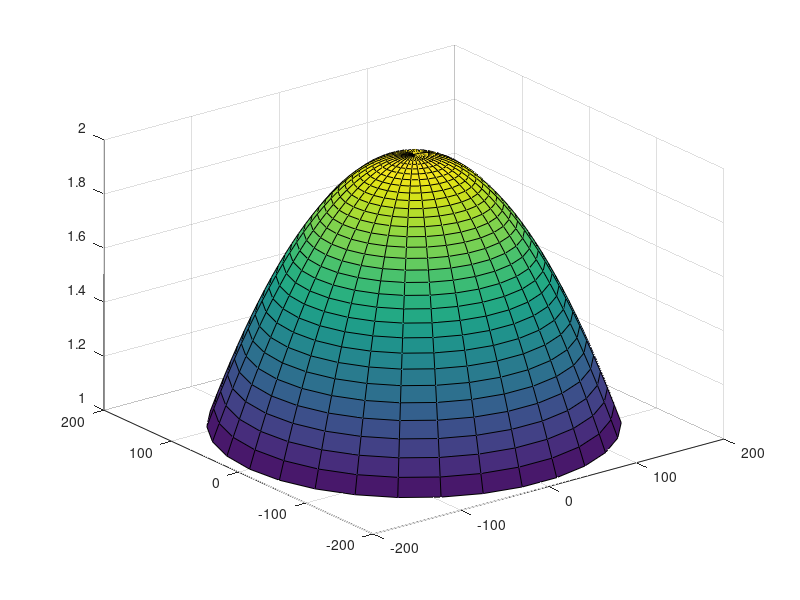

This figure's MATLAB source: (Note: this script raises an error after producing the figure.)
% Copyright Henry Giddens, 2018
% Build and add a luneburg lens decritized into 10 layers into a cst file:

%Define descritized cylinders (default units is in mm):
% Lens Radius:
f = 2.4e9;
lamda = 3e8/f*1e3;
R = 1.5*lamda;


r = 0:R/30:R;

%Permittivity: 
Er = (2 - (r/R).^2);

%Plot in matlab:
theta = linspace(0,2*pi,31);
[th,rr] = meshgrid(theta,r);
[~,er] = meshgrid(theta,Er);
[x,y,z] = pol2cart(th,rr,er);
ax = axes('parent',figure);
s = surf(x,y,z);
s.EdgeAlpha = 0.1;
axis equal
view([0 90])
grid off;
box on;
cbar = colorbar;
cbar.Label.String = 'Relative Permittivity';


%% Build in CST:

%Create new CST_MWS session in current directory

CST = CST_MicrowaveStudio(cd,'LuneburgLens.cst');  %Note - file will only be saved if CST.save is called

% Add the descritized graded index material profile to the materials available in CST
Er_av = mapAverage(sqrt(Er)).^2; %take the average Er value assuming linearly spaced radii

map = parula(length(Er_av));
for i = 1:length(Er_av)
    C = (map(i,:));
    material = ['Material',num2str(i)];
    CST.addNormalMaterial(material,Er_av(i),1,C);
end

%Add the cylinders with each dielectric constant.
%Use a height of 0.5 wavelengths
Z = [-0.25 0.25].*lamda;

for i = 2:length(r)
    name = sprintf('cylinder %d',i);
    component = 'Component 1';
    material = ['Material',num2str(i-1)];
    CST.addCylinder(r(i),r(i-1),'z',0,0,Z,name,component,material)
    
    %CST.addSphere(0,0,R,r(i),0,0,name,component,material)
end

%Set the frequency span to 2-3 GHz
CST.setFreq(2,3)

%Add a line source to the side of the lens:
CST.addDiscretePort([0 0],[R R],Z,0.1,50)
CST.addDiscretePort([R R]*cosd(45),[R R]*cosd(45),Z,0.1,50)
%Set the Boundary Conditions:
CST.setBoundaryCondition('xmin','open add space','xmax','open add space','ymin',...
    'open add space','ymax','open add space')
CST.setBoundaryCondition('Zmin','Electric','ZMax','Electric');

%Set a symmetry plane on the y-z plane
%CST.addSymmetryPlane('X','magnetic')
CST.addSymmetryPlane('Z','electric')

CST.setBackgroundLimits([lamda lamda],[lamda lamda],[0 0]);

%Add a field monitor at 2.4GHz
CST.addFieldMonitor('EField',2.4);
CST.addFieldMonitor('farfield',2.4);

% Choose the TD solver (default)
CST.setSolver('td')

%Run the simulation:
CST.runSimulation;

% Save the model
%%
theta = 90;
phi = 0:360;

[Eabs1] = CST.getFarField(2.4,theta,phi,'units','directivity','ffid','farfield (f=2.4) [1]');
[Eabs2] = CST.getFarField(2.4,theta,phi,'units','directivity','ffid','farfield (f=2.4) [2]');

minVal = -5;
Eabs1(Eabs1 < minVal) = minVal;
Eabs2(Eabs2 < minVal) = minVal;
%%
pax = polaraxes('parent',figure);
hold on
plot(pax,deg2rad(-180:180),Eabs1);
plot(pax,deg2rad(-180:180),Eabs2);
pax.RLim = [-5 10];
pax.ThetaLim = [0 180];




%CST.save;

